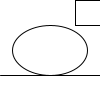
Frame 1 (no input)
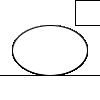
Frame 60 (the mouse pressed at the canvas centre just before this capture)
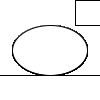
Frame 120 (the mouse held since frame 60 and released just before this capture)

The Processing sketch that drew these frames (run headless with seeded random() and noise(); from frame 60 on, the mouse is pressed at the canvas centre):

// Processing sketch: section_3
// ── section_3.pde
void setup(){ // set up canvas
  size(100, 100);
  background(255);
}

void draw(){ // draw shapes in screen
  line(0, 75, 100, 75);
  square(75, 0, 25);
  ellipse(50, 50, 75, 50);
}
